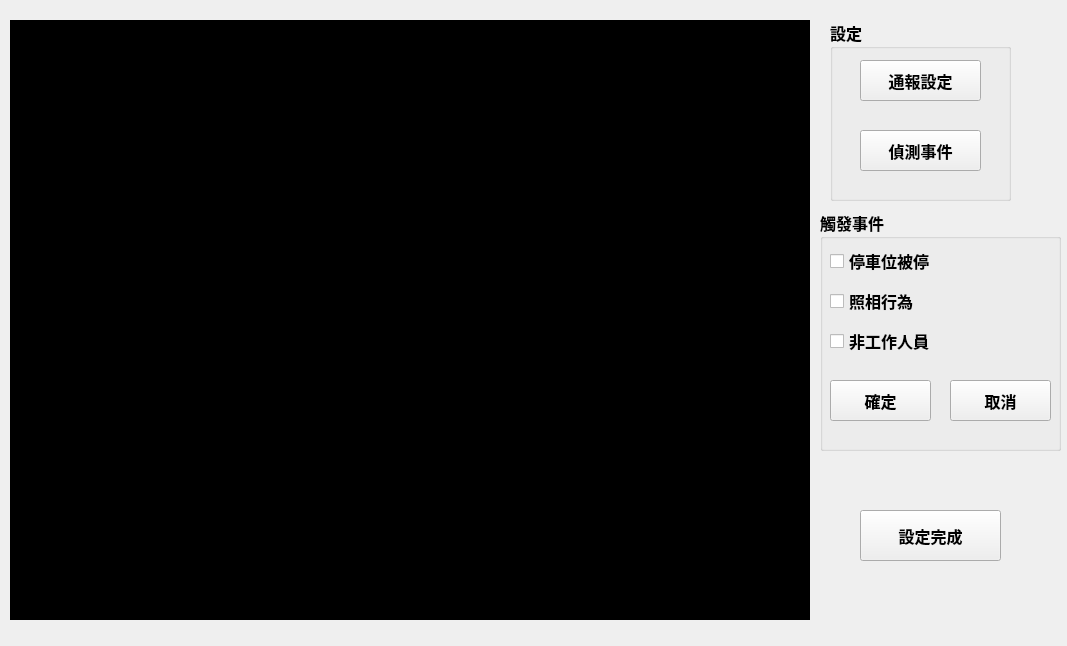
<?xml version="1.0" encoding="UTF-8"?>
<ui version="4.0">
 <class>set_conditions</class>
 <widget class="QWidget" name="set_conditions">
  <property name="geometry">
   <rect>
    <x>0</x>
    <y>0</y>
    <width>1067</width>
    <height>646</height>
   </rect>
  </property>
  <property name="font">
   <font>
    <family>Aharoni</family>
    <pointsize>12</pointsize>
    <weight>75</weight>
    <bold>true</bold>
   </font>
  </property>
  <property name="windowTitle">
   <string>設定觸發事件</string>
  </property>
  <widget class="QLabel" name="label">
   <property name="geometry">
    <rect>
     <x>10</x>
     <y>20</y>
     <width>800</width>
     <height>600</height>
    </rect>
   </property>
   <property name="sizePolicy">
    <sizepolicy hsizetype="Preferred" vsizetype="Preferred">
     <horstretch>0</horstretch>
     <verstretch>0</verstretch>
    </sizepolicy>
   </property>
   <property name="styleSheet">
    <string notr="true">background-color: rgb(0, 0, 0);</string>
   </property>
   <property name="text">
    <string>TextLabel</string>
   </property>
   <property name="scaledContents">
    <bool>false</bool>
   </property>
   <property name="alignment">
    <set>Qt::AlignCenter</set>
   </property>
  </widget>
  <widget class="QGroupBox" name="groupBox">
   <property name="enabled">
    <bool>true</bool>
   </property>
   <property name="geometry">
    <rect>
     <x>820</x>
     <y>210</y>
     <width>241</width>
     <height>241</height>
    </rect>
   </property>
   <property name="font">
    <font>
     <family>思源黑體 TWHK Medium</family>
    </font>
   </property>
   <property name="title">
    <string>觸發事件</string>
   </property>
   <widget class="QCheckBox" name="checkBox_parking_lot">
    <property name="geometry">
     <rect>
      <x>10</x>
      <y>40</y>
      <width>181</width>
      <height>22</height>
     </rect>
    </property>
    <property name="text">
     <string>停車位被停</string>
    </property>
   </widget>
   <widget class="QCheckBox" name="checkBox_take_pic">
    <property name="geometry">
     <rect>
      <x>10</x>
      <y>80</y>
      <width>161</width>
      <height>22</height>
     </rect>
    </property>
    <property name="text">
     <string>照相行為</string>
    </property>
   </widget>
   <widget class="QCheckBox" name="checkBox_non_staff">
    <property name="geometry">
     <rect>
      <x>10</x>
      <y>120</y>
      <width>181</width>
      <height>22</height>
     </rect>
    </property>
    <property name="text">
     <string>非工作人員</string>
    </property>
   </widget>
   <widget class="QPushButton" name="pushButton_ok">
    <property name="geometry">
     <rect>
      <x>10</x>
      <y>170</y>
      <width>101</width>
      <height>41</height>
     </rect>
    </property>
    <property name="text">
     <string>確定</string>
    </property>
   </widget>
   <widget class="QPushButton" name="pushButton_cancel">
    <property name="geometry">
     <rect>
      <x>130</x>
      <y>170</y>
      <width>101</width>
      <height>41</height>
     </rect>
    </property>
    <property name="text">
     <string>取消</string>
    </property>
   </widget>
  </widget>
  <widget class="QGroupBox" name="groupBox_2">
   <property name="geometry">
    <rect>
     <x>830</x>
     <y>20</y>
     <width>181</width>
     <height>181</height>
    </rect>
   </property>
   <property name="font">
    <font>
     <family>思源黑體 TWHK Medium</family>
    </font>
   </property>
   <property name="title">
    <string>設定</string>
   </property>
   <widget class="QPushButton" name="pushButton_smtp">
    <property name="geometry">
     <rect>
      <x>30</x>
      <y>40</y>
      <width>121</width>
      <height>41</height>
     </rect>
    </property>
    <property name="text">
     <string>通報設定</string>
    </property>
   </widget>
   <widget class="QPushButton" name="pushButton_event">
    <property name="geometry">
     <rect>
      <x>30</x>
      <y>110</y>
      <width>121</width>
      <height>41</height>
     </rect>
    </property>
    <property name="text">
     <string>偵測事件</string>
    </property>
   </widget>
  </widget>
  <widget class="QPushButton" name="pushButton_finish">
   <property name="geometry">
    <rect>
     <x>860</x>
     <y>510</y>
     <width>141</width>
     <height>51</height>
    </rect>
   </property>
   <property name="font">
    <font>
     <family>思源黑體 TWHK Medium</family>
    </font>
   </property>
   <property name="text">
    <string>設定完成</string>
   </property>
  </widget>
 </widget>
 <resources/>
 <connections/>
</ui>
